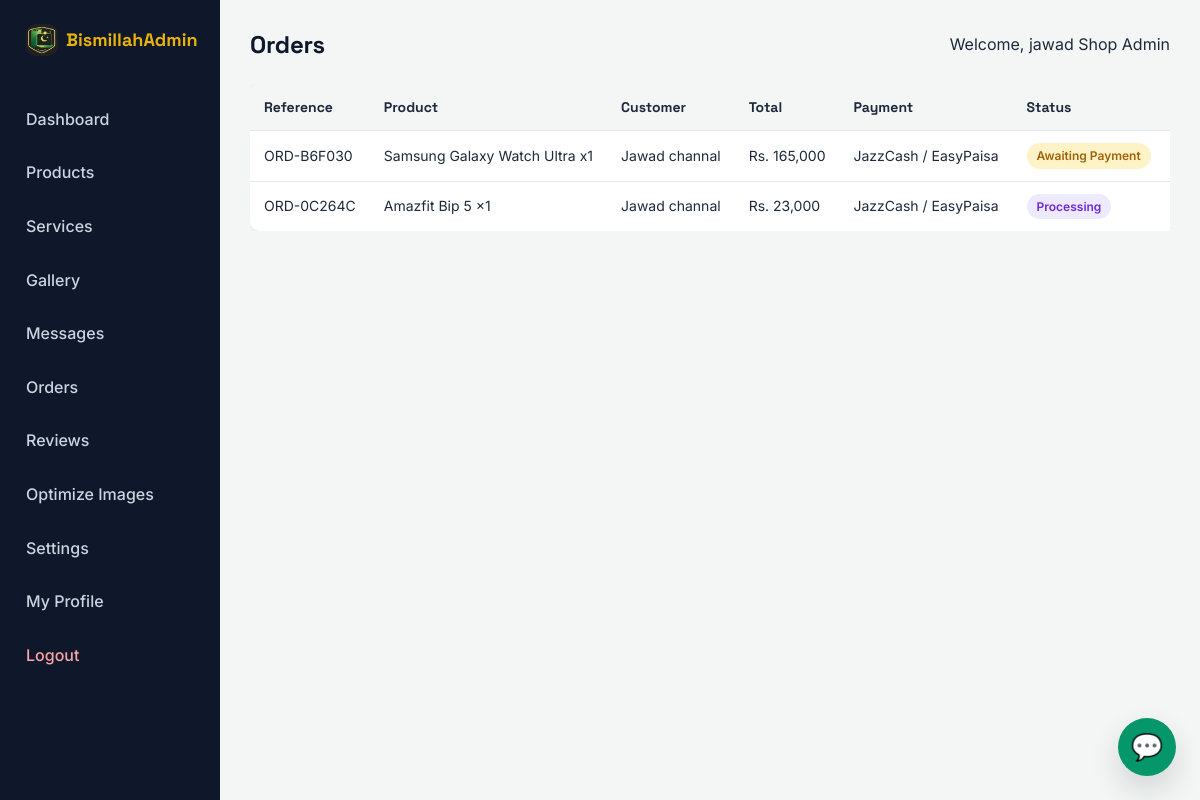
Page /admin/orders/index.php (signed in) on the committed database.
### tables this page shows
CREATE TABLE `settings` (
  `setting_id` int(11) NOT NULL,
  `logo_image` varchar(255) DEFAULT NULL,
  `updated_at` timestamp NOT NULL DEFAULT current_timestamp() ON UPDATE current_timestamp()
);

CREATE TABLE `orders` (
  `order_id` int(11) NOT NULL,
  `reference_token` varchar(12) NOT NULL,
  `product_id` int(11) DEFAULT NULL,
  `product_name_snapshot` varchar(150) NOT NULL,
  `unit_price` decimal(10,2) NOT NULL,
  `quantity` int(11) NOT NULL DEFAULT 1,
  `total_amount` decimal(10,2) NOT NULL,
  `customer_name` varchar(100) NOT NULL,
  `customer_email` varchar(150) NOT NULL,
  `customer_phone` varchar(30) NOT NULL,
  `delivery_address` text DEFAULT NULL,
  `payment_method` enum('bank_transfer','jazzcash_easypaisa') NOT NULL,
  `payment_proof_image` varchar(255) DEFAULT NULL,
  `order_status` enum('pending_payment','payment_review','confirmed','processing','completed','cancelled') NOT NULL DEFAULT 'pending_payment',
  `created_at` timestamp NOT NULL DEFAULT current_timestamp(),
  `updated_at` timestamp NOT NULL DEFAULT current_timestamp() ON UPDATE current_timestamp()
);

### includes/functions.php (called while the page is built, shortened)
<?php
function orderStatusInfo($status) {
    $map = [
        'pending_payment' => ['label' => 'Awaiting Payment', 'bg' => '#fef3c7', 'text' => '#a16207'],
        'payment_review'  => ['label' => 'Payment Under Review', 'bg' => '#dbeafe', 'text' => '#1e40af'],
        'confirmed'       => ['label' => 'Payment Confirmed', 'bg' => '#d1fae5', 'text' => '#047857'],
        'processing'      => ['label' => 'Processing', 'bg' => '#ede9fe', 'text' => '#6d28d9'],
        'completed'       => ['label' => 'Completed', 'bg' => '#dcfce7', 'text' => '#15803d'],
        'cancelled'       => ['label' => 'Cancelled', 'bg' => '#fee2e2', 'text' => '#b91c1c'],
    ];
    return $map[$status] ?? $map['pending_payment'];
}
function paymentMethodLabel($method) {
    return $method === 'bank_transfer' ? 'Bank Transfer' : 'JazzCash / EasyPaisa';
}
?>

### admin/orders/index.php (the view, shortened to what this page needs)
<?php
require '../../config/database.php';
require '../../includes/functions.php';
$orders = $pdo->query("SELECT * FROM orders ORDER BY created_at DESC")->fetchAll();
require '../includes/admin-header.php';
?>
<div class="desktop-table-only">
<div class="table-responsive">
<table class="admin-table">
    <tr><th>Reference</th><th>Product</th><th>Customer</th><th>Total</th><th>Payment</th><th>Status</th><th>Actions</th></tr>
    <?php foreach ($orders as $o): $st = orderStatusInfo($o['order_status']); ?>
    <tr>
        <td>ORD-<?php echo htmlspecialchars($o['reference_token']); ?></td>
        <td><?php echo htmlspecialchars($o['product_name_snapshot']); ?> x<?php echo $o['quantity']; ?></td>
        <td><?php echo htmlspecialchars($o['customer_name']); ?></td>
        <td>Rs. <?php echo number_format($o['total_amount']); ?></td>
        <td><?php echo paymentMethodLabel($o['payment_method']); ?></td>
        <td><span class="category-badge" style="background:<?php echo $st['bg']; ?>; color:<?php echo $st['text']; ?>;"><?php echo $st['label']; ?></span></td>
        <td><a href="view.php?id=<?php echo $o['order_id']; ?>">View</a></td>
    </tr>
    <?php endforeach; ?>
</table>
</div>
</div>
<?php require '../includes/admin-footer.php'; ?>

### admin/includes/admin-sidebar.php (shortened to what this page needs)
<?php $siteSettings = $pdo->query("SELECT * FROM settings LIMIT 1")->fetch(); ?>
<aside class="admin-sidebar">
    <div class="admin-logo">
        <?php if (!empty($siteSettings['logo_image'])): ?>
            <span style="display:inline-flex; align-items:center; gap:8px;">
                <img src="/bismillah-shop/uploads/branding/<?php echo htmlspecialchars($siteSettings['logo_image']); ?>" alt="Logo" class="site-logo-img" style="height:32px; width:32px;">
                <span>Bismillah<span style="color:var(--accent);">Admin</span></span>
            </span>
        <?php else: ?>
            Bismillah<span>Admin</span>
        <?php endif; ?>
    </div>
    <nav class="admin-nav">
        <a href="/bismillah-shop/admin/dashboard.php" class="admin-nav-link">Dashboard</a>
        <a href="/bismillah-shop/admin/products/index.php" class="admin-nav-link">Products</a>
        <a href="/bismillah-shop/admin/services/index.php" class="admin-nav-link">Services</a>
        <a href="/bismillah-shop/admin/gallery/index.php" class="admin-nav-link">Gallery</a>
        <a href="/bismillah-shop/admin/messages/index.php" class="admin-nav-link">Messages</a>
        <a href="/bismillah-shop/admin/orders/index.php" class="admin-nav-link">Orders</a>
        <a href="/bismillah-shop/admin/reviews/index.php" class="admin-nav-link">Reviews</a>
        <a href="/bismillah-shop/admin/optimize-images.php" class="admin-nav-link">Optimize Images</a>
        <a href="/bismillah-shop/admin/settings.php" class="admin-nav-link">Settings</a>
        <a href="/bismillah-shop/admin/profile.php" class="admin-nav-link">My Profile</a>
        <a href="/bismillah-shop/admin/logout.php" class="admin-nav-link" style="color:#fca5a5;">Logout</a>
    </nav>
</aside>

### assets/css/style.css (style rules this page uses)
:root { --primary: #059669; --primary-dark: #047857; --primary-light: #d1fae5; --secondary: #0f172a; --accent: #eab308; --accent-dark: #a16207; --accent-light: #fef3c7; --bg: #fdfdfb; --bg-light: #f3f6f4; --text: #1e293b; --text-muted: #64748b; --border: #e2e8f0; --success: #2563eb; --danger: #dc2626; --font-heading: 'Space Grotesk', 'Segoe UI', Roboto, Arial, sans-serif; --font-body: 'Inter', 'Segoe UI', Roboto, Arial, sans-serif; --radius: 10px; --shadow: 0 2px 10px rgba(15,23,42,0.06); --shadow-hover: 0 14px 30px rgba(15,23,42,0.14); }
* { box-sizing: border-box; margin: 0; padding: 0; }
body { font-family: var(--font-body); color: var(--text); background: var(--bg); line-height: 1.6; }
a { text-decoration: none; color: var(--primary); }
.site-logo-img { height: 40px; width: 40px; object-fit: cover; border-radius: 10px; vertical-align: middle; }
.category-badge { display: inline-block; font-size: 12px; font-weight: 600; padding: 3px 10px; border-radius: 20px; }

### assets/css/admin.css (style rules this page uses)
.admin-sidebar { width: 220px; background: var(--secondary); color: #fff; padding: 24px 16px; flex-shrink: 0; }
.admin-logo { font-family: var(--font-heading); font-size: 18px; font-weight: 700; margin-bottom: 30px; padding: 0 10px; }
.admin-logo span { color: var(--accent); }
.admin-nav-link { display: block; padding: 12px 10px; color: #cbd5e1; border-radius: var(--radius); margin-bottom: 4px; font-weight: 500; }
.table-responsive { width: 100%; overflow-x: auto; -webkit-overflow-scrolling: touch; }
.admin-table { width: 100%; min-width: 500px; background: #fff; border-collapse: collapse; border-radius: var(--radius); overflow: hidden; box-shadow: var(--shadow); }
.admin-table th, .admin-table td { padding: 12px 14px; text-align: left; border-bottom: 1px solid var(--border); font-size: 14px; white-space: nowrap; }
.admin-table th { background: var(--bg-light); font-weight: 700; font-family: var(--font-heading); }
.admin-table tr:last-child td { border-bottom: none; }
.desktop-table-only { display: block; }

### rows in the picture
settings: logo_image (picture)
orders: reference_token "B6F030", product_name_snapshot "Samsung Galaxy Watch Ultra", quantity "1", customer_name "Jawad channal", total_amount "165,000", payment_method "JazzCash / EasyPaisa", order_status "Awaiting Payment"
orders: reference_token "0C264C", product_name_snapshot "Amazfit Bip 5", quantity "1", customer_name "Jawad channal", total_amount "23,000", payment_method "JazzCash / EasyPaisa", order_status "Processing"

### other values in the picture
$pageTitle "Orders"
$_SESSION['admin_name'] "jawad Shop Admin"
